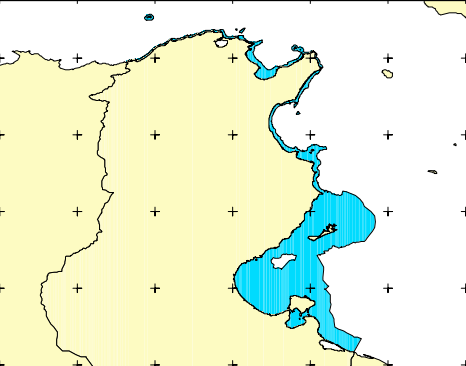
#> input picture traefishing/app/tools/carte/carte_tunisie_bleu_foncee.PNG, 466 x 366 px
$ python carteBleuFonce.py
#> lines starting #> are read from the running program, lines starting #| are printed output that depends on the picture; after the words box and inside, x2 and y2 are one past the last pixel; in counts of white or black regions, pixels touching at a corner belong together
from PIL import Image, ImageDraw
import math
import cv2
import numpy as np
from typing import Tuple
import matplotlib.pyplot as plt

# Convertisseurs entre degrés-minutes et décimal
def deg_min_to_decimal(deg: int, minutes: float) -> float:
    """Convertit des degrés et minutes en degrés décimaux."""
    return deg + minutes / 60

def decimal_to_deg_min(decimal_deg: float) -> tuple[int, float]:
    """Convertit des degrés décimaux en degrés et minutes."""
    deg = int(decimal_deg)
    minutes = (decimal_deg - deg) * 60
    return deg, minutes

def latlon_to_pixel_mercator(latitude, longitude, image_width, image_height,
                           lon_min, lon_max, lat_min, lat_max):
    """
    Convertit lat/lon en coordonnées pixel avec projection Mercator.
    """
    lat_rad = math.radians(latitude)
    lat_min_rad = math.radians(lat_min)
    lat_max_rad = math.radians(lat_max)

    x_ratio = (longitude - lon_min) / (lon_max - lon_min)
    x_pixel = int(x_ratio * image_width)

    y_mercator = math.log(math.tan(math.pi/4 + lat_rad/2))
    y_mercator_min = math.log(math.tan(math.pi/4 + lat_min_rad/2))
    y_mercator_max = math.log(math.tan(math.pi/4 + lat_max_rad/2))

    y_ratio = (y_mercator_max - y_mercator) / (y_mercator_max - y_mercator_min)
    y_pixel = int(y_ratio * image_height)

    x_pixel = max(0, min(x_pixel, image_width - 1))
    y_pixel = max(0, min(y_pixel, image_height - 1))

    return (x_pixel, y_pixel)

def calculate_scale(image: np.ndarray, lat_range: tuple, lon_range: tuple,
                    margin_left: int, margin_right: int, margin_top: int, margin_bottom: int) -> float:
    """Calcule l'échelle de conversion pixels -> kilomètres."""
    height, width = image.shape[:2]
    lat_min, lat_max = lat_range
    lon_min, lon_max = lon_range

    # Distance en degrés
    lat_diff = lat_max - lat_min  # en degrés
    lon_diff = lon_max - lon_min  # en degrés

    # Conversion en kilomètres
    lat_km = lat_diff * 111  # 1° latitude ≈ 111 km
    avg_lat = (lat_min + lat_max) / 2
    lon_km = lon_diff * 111 * math.cos(math.radians(avg_lat))

    # Échelle : km par pixel
    km_per_pixel_x = lon_km / (width - margin_left - margin_right)
    km_per_pixel_y = lat_km / (height - margin_top - margin_bottom)
    return (km_per_pixel_x + km_per_pixel_y) / 2

def create_color_mask(image: np.ndarray, color: Tuple[int, int, int]) -> np.ndarray:
    """Crée un masque pour une couleur donnée avec une tolérance."""
    tolerance = 80
    lower_bound = np.array([max(0, c - tolerance) for c in color])
    upper_bound = np.array([min(255, c + tolerance) for c in color])
    return cv2.inRange(image, lower_bound, upper_bound)

def process_image(image_path: str, zone_color: Tuple[int, int, int]) -> Tuple[np.ndarray, list]:
    """Traite l'image pour extraire la zone de la couleur spécifiée."""
#> called with image_path = 'carte/carte_tunisie_bleu_foncee.PNG', zone_color = (0, 128, 255)
    image = cv2.imread(image_path)
#> image is the input picture: shape (366, 466, 3); mean B, G, R 216.4, 243.9, 233.9
    if image is None:
        raise ValueError(f"Erreur de chargement de l'image : {image_path}")

    image_rgb = cv2.cvtColor(image, cv2.COLOR_BGR2RGB)
    image_rgb = cv2.GaussianBlur(image_rgb, (5, 5), 0)
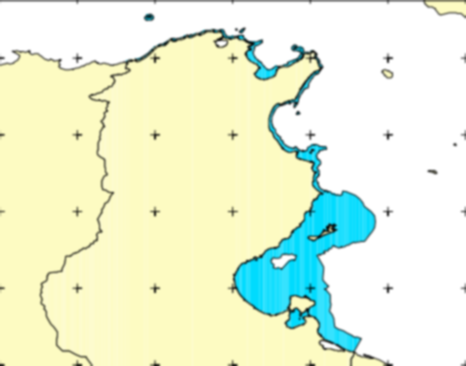
#> image_rgb: shape (366, 466, 3); mean R, G, B 234.1, 244.1, 216.6

    # Créer un masque pour la zone
    zone_mask = create_color_mask(image_rgb, zone_color)
#> in create_color_mask, `return cv2.inRange(image, lower_bound, upper_bound)`:
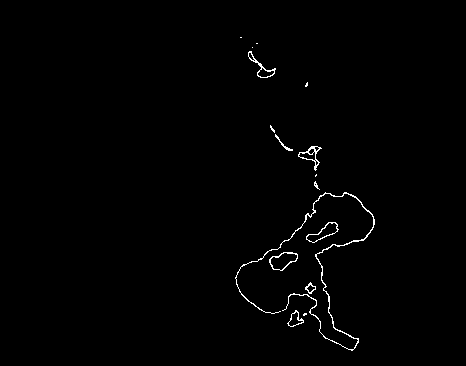
#> returned value: shape (366, 466); 0.84% white in thin lines or dots, all inside (x1, y1, x2, y2) = (235, 37, 375, 351)
    kernel = np.ones((3, 3), np.uint8)
    zone_mask = cv2.morphologyEx(zone_mask, cv2.MORPH_CLOSE, kernel)
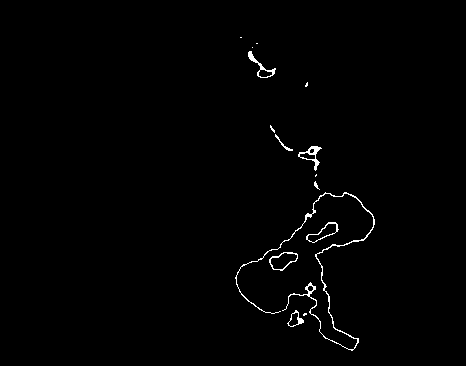
#> zone_mask: shape (366, 466); 0.91% white in thin lines or dots, all inside (x1, y1, x2, y2) = (235, 37, 375, 351)

    # Extraire les contours
    contours, _ = cv2.findContours(zone_mask, cv2.RETR_EXTERNAL, cv2.CHAIN_APPROX_SIMPLE)
#> contours = 15 contours, 8 with area under 20; largest, box (x1, y1, x2, y2) and area: (269, 252, 298, 271) 328, (235, 192, 375, 351) 310, (306, 222, 339, 243) 276, (298, 146, 322, 171) 198, (248, 51, 276, 78) 174, (287, 310, 304, 327) 133, (275, 134, 293, 151) 27
    zone_contours = [c for c in contours if cv2.contourArea(c) > 100]
#> zone_contours = 6 contours; box (x1, y1, x2, y2) and area: (269, 252, 298, 271) 328, (235, 192, 375, 351) 310, (306, 222, 339, 243) 276, (298, 146, 322, 171) 198, (248, 51, 276, 78) 174, (287, 310, 304, 327) 133
    print(f"Nombre de contours détectés pour la zone bleue : {len(zone_contours)}")
#| Nombre de contours détectés pour la zone bleue : 6

    return image, zone_contours

def latlon_to_pixel(lat: float, lon: float, image: np.ndarray, lat_range: tuple, lon_range: tuple,
                    margin_left: int, margin_right: int, margin_top: int, margin_bottom: int) -> Tuple[int, int]:
    """Convertit lat/lon en coordonnées pixel (projection linéaire simplifiée)."""
    if not (lat_range[0] <= lat <= lat_range[1]) or not (lon_range[0] <= lon <= lon_range[1]):
        raise ValueError(f"Coordonnées hors des limites de la carte: lat={lat}, lon={lon}")

    height, width = image.shape[:2]
    effective_width = width - margin_left - margin_right
    effective_height = height - margin_top - margin_bottom

    lat_normalized = (lat - lat_range[0]) / (lat_range[1] - lat_range[0])
    lon_normalized = (lon - lon_range[0]) / (lon_range[1] - lon_range[0])

    x = margin_left + int(lon_normalized * effective_width)
    y = margin_top + int((1 - lat_normalized) * effective_height)

    x = max(0, min(x, width - 1))
    y = max(0, min(y, height - 1))

    return x, y

def get_min_distance_to_contour(x: int, y: int, contours: list, km_per_pixel: float) -> float:
    """Calcule la distance minimale en kilomètres entre un point et les contours."""
    min_distance_pixels = float('inf')
    point = np.array([x, y])
    for contour in contours:
        for point_in_contour in contour:
            contour_point = point_in_contour[0]
            distance = np.linalg.norm(point - contour_point)
            min_distance_pixels = min(min_distance_pixels, distance)

    return min_distance_pixels * km_per_pixel

def is_point_near_border(x: int, y: int, contours: list, km_per_pixel: float, border_threshold: float = 0.5) -> Tuple[bool, str]:
    """Vérifie si le point est proche de la frontière de la zone (en km)."""
    border_warning = ""
    near_border = False

    if contours:
        min_distance = get_min_distance_to_contour(x, y, contours, km_per_pixel)
        if min_distance <= border_threshold:
            near_border = True
            border_warning += (
                f"⚠️ ATTENTION : Le bateau est à {min_distance:.2f} km de la frontière de la zone interdite pour la pêche au feu. "
                "Risque d'entrée imminente dans une zone réglementée ! "
                "Veuillez ajuster votre trajectoire pour éviter la zone interdite."
            )

    return near_border, border_warning

def is_point_in_zone(x: int, y: int, contours: list) -> bool:
    """Vérifie si le point est dans la zone spécifiée."""
    point = (x, y)
    for contour in contours:
        if cv2.pointPolygonTest(contour, point, False) >= 0:
            return True
    return False

def check_location(lat: float, lon: float, x: int, y: int, contours: list, km_per_pixel: float) -> str:
    """Vérifie la position du bateau et génère des alertes."""
    in_zone = is_point_in_zone(x, y, contours)
    near_border, border_warning = is_point_near_border(x, y, contours, km_per_pixel)

    if in_zone:
        status = (
            "🚨 ALERTE : Le bateau est dans une zone INTERDITE pour la pêche au feu dans le Golfe de Tunis (zone bleue). "
            "Ceci constitue une violation des réglementations de pêche. "
            "Veuillez immédiatement repositionner votre bateau hors de la zone interdite."
        )
    else:
        status = (
            "✅ Le bateau est actuellement dans une zone autorisée pour la pêche au feu dans le Golfe de Tunis (hors zone bleue). "
            "Poursuivez vos activités en toute conformité avec la réglementation en vigueur."
        )

    if near_border:
        status += f"\n{border_warning}"

    return status

def place_point_deg_min(lat_deg_min: str, lon_deg_min: str, point_size: int = 5, point_color: str = "red"):
    """
    Place un point sur la carte à partir des coordonnées lat/lon (format "36°30") et affiche l'image.
    """
    # Paramètres codés en dur
    IMAGE_PATH = "carte/carte_tunisie_bleu_foncee.PNG"
    ZONE_COLOR = (0, 128, 255)  # Bleu (approximation RGB pour les zones interdites)
    MARGIN_LEFT = 50
    MARGIN_RIGHT = 50
    MARGIN_TOP = 50
    MARGIN_BOTTOM = 50

    # Limites de la carte (basées sur l'exemple fourni)
    lon_min_map = deg_min_to_decimal(7, 0)
    lon_max_map = deg_min_to_decimal(13, 0)
    lat_min_map = deg_min_to_decimal(33, 0)
    lat_max_map = deg_min_to_decimal(37, 43)

    # Conversion des coordonnées
    lat_parts = lat_deg_min.split('°')
    lon_parts = lon_deg_min.split('°')

    lat_deg = int(lat_parts[0])
    lat_min = float(lat_parts[1]) if lat_parts[1] else 0
    lon_deg = int(lon_parts[0])
    lon_min = float(lon_parts[1]) if lon_parts[1] else 0

    latitude = deg_min_to_decimal(lat_deg, lat_min)
    longitude = deg_min_to_decimal(lon_deg, lon_min)

    # Traiter l'image
    image, zone_contours = process_image(IMAGE_PATH, ZONE_COLOR)

    # Calculer l'échelle
    km_per_pixel = calculate_scale(image, (lat_min_map, lat_max_map),
                                  (lon_min_map, lon_max_map),
                                  MARGIN_LEFT, MARGIN_RIGHT, MARGIN_TOP, MARGIN_BOTTOM)
#> km_per_pixel = 1.73

    # Convertir en pixels (Mercator pour visualisation)
    width, height = image.shape[1], image.shape[0]
#> width = 466; height = 366
    x, y = latlon_to_pixel_mercator(latitude, longitude, width, height,
                                    lon_min_map, lon_max_map, lat_min_map, lat_max_map)
#> x = 150; y = 17

    # Vérifier la position
    status_message = check_location(latitude, longitude, x, y, zone_contours, km_per_pixel)
#> the loop in is_point_in_zone, `for contour in contours:` made 6 passes
#> in check_location, `in_zone = is_point_in_zone(x, y, contours)`: in_zone = False
#> the loop in get_min_distance_to_contour, `for contour in contours:` made 6 passes
#> in is_point_near_border, `min_distance = get_min_distance_to_contour(x, y, contours, km_per_pixel)`: min_distance = 179.6
#> in check_location, `near_border, border_warning = is_point_near_border(x, y, contours, km_..`: near_border = False; border_warning = ''
    print(status_message)
#| ✅ Le bateau est actuellement dans une zone autorisée pour la pêche au feu dans le Golfe de Tunis (hors zone bleue). Poursuivez vos activités en toute conformité avec la réglementation en vigueur.

    # Dessiner le point
    img = Image.open(IMAGE_PATH).convert("RGBA")
    draw = ImageDraw.Draw(img)
    left = x - point_size
#> left = 145
    top = y - point_size
#> top = 12
    right = x + point_size
#> right = 155
    bottom = y + point_size
#> bottom = 22
    draw.ellipse([left, top, right, bottom], fill=point_color)

    # Afficher les informations
    print(f"\n📍 Point aux coordonnées: {lat_deg}°{lat_min:.1f}, {lon_deg}°{lon_min:.1f}")
    print(f"Équivalent décimal: {latitude:.6f}°, {longitude:.6f}°")
    print(f"Point placé aux coordonnées pixel: ({x}, {y})")
#| Point placé aux coordonnées pixel: (150, 17)

    # Afficher l'image
    img_np = np.array(img)
    plt.figure(figsize=(8, 8))
    plt.imshow(img_np)
    plt.axis('off')
    plt.show()

    return x, y

# Exemple d'utilisation
if __name__ == "__main__":
    x, y = place_point_deg_min("37° 30", "8° 56")
#> x = 150; y = 17

$ run again, with traefishing/app/tools/carte/10.PNG copied over traefishing/app/tools/carte/carte_tunisie_bleu_foncee.PNG
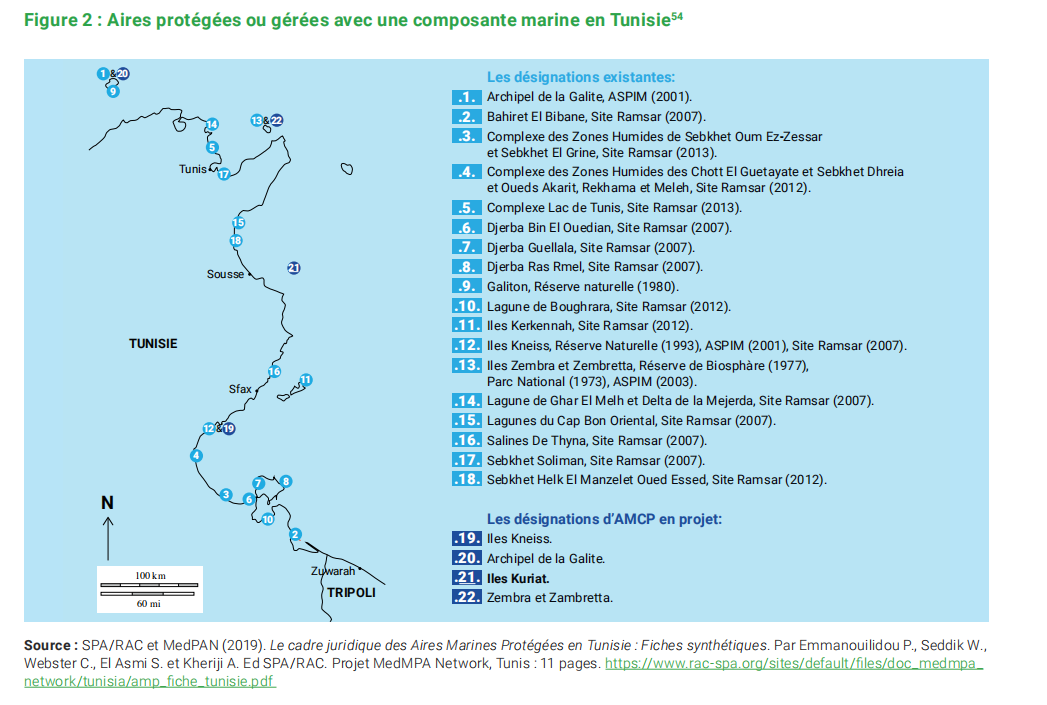
#> input picture traefishing/app/tools/carte/10.PNG, 1047 x 705 px
#> in process_image, image is the input picture: shape (705, 1047, 3); mean B, G, R 237.9, 226.3, 193.6
#> in create_color_mask, `return cv2.inRange(image, lower_bound, upper_bound)`:
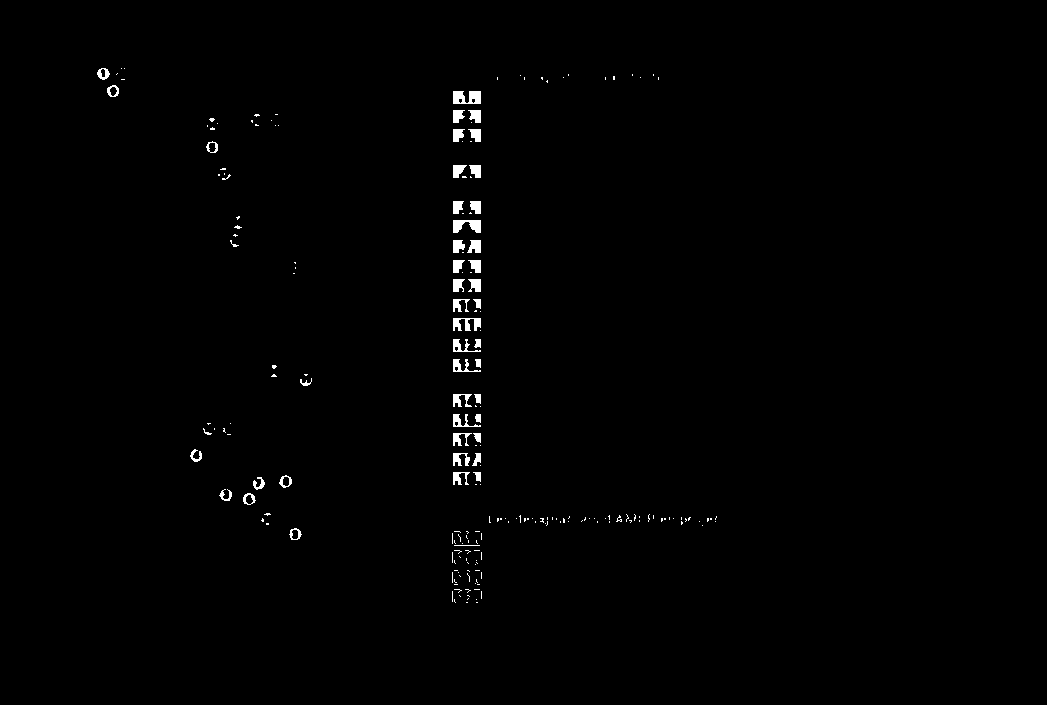
#> returned value: shape (705, 1047); 0.74% white; 214 white regions (168 under 20 px), largest, box (x1, y1, x2, y2) and area: (453, 91, 481, 104) 290, (453, 220, 481, 233) 253, (453, 318, 481, 331) 229
#> zone_mask: shape (705, 1047); 0.77% white; 162 white regions (118 under 20 px)
#> contours = 162 contours, 125 with area under 20; largest, box (x1, y1, x2, y2) and area: (453, 91, 481, 104) 262, (453, 220, 481, 233) 210, (453, 165, 481, 178) 196, (453, 339, 481, 352) 165, (453, 318, 481, 331) 162
#> in process_image, `zone_contours = [c for c in contours if cv2.contourArea(c) > 100]`: zone_contours = 14 contours; largest, box (x1, y1, x2, y2) and area: (453, 91, 481, 104) 262, (453, 220, 481, 233) 210, (453, 165, 481, 178) 196, (453, 339, 481, 352) 165, (453, 318, 481, 331) 162
#| Nombre de contours détectés pour la zone bleue : 14
#> km_per_pixel = 0.719
#> the loop in is_point_in_zone, `for contour in contours:` made 14 passes
#> in_zone = False
#> the loop in get_min_distance_to_contour, `for contour in contours:` made 14 passes
#> min_distance = 93.31
#> near_border = False; border_warning = ''
#| ✅ Le bateau est actuellement dans une zone autorisée pour la pêche au feu dans le Golfe de Tunis (hors zone bleue). Poursuivez vos activités en toute conformité avec la réglementation en vigueur.
#| Point placé aux coordonnées pixel: (337, 33)
